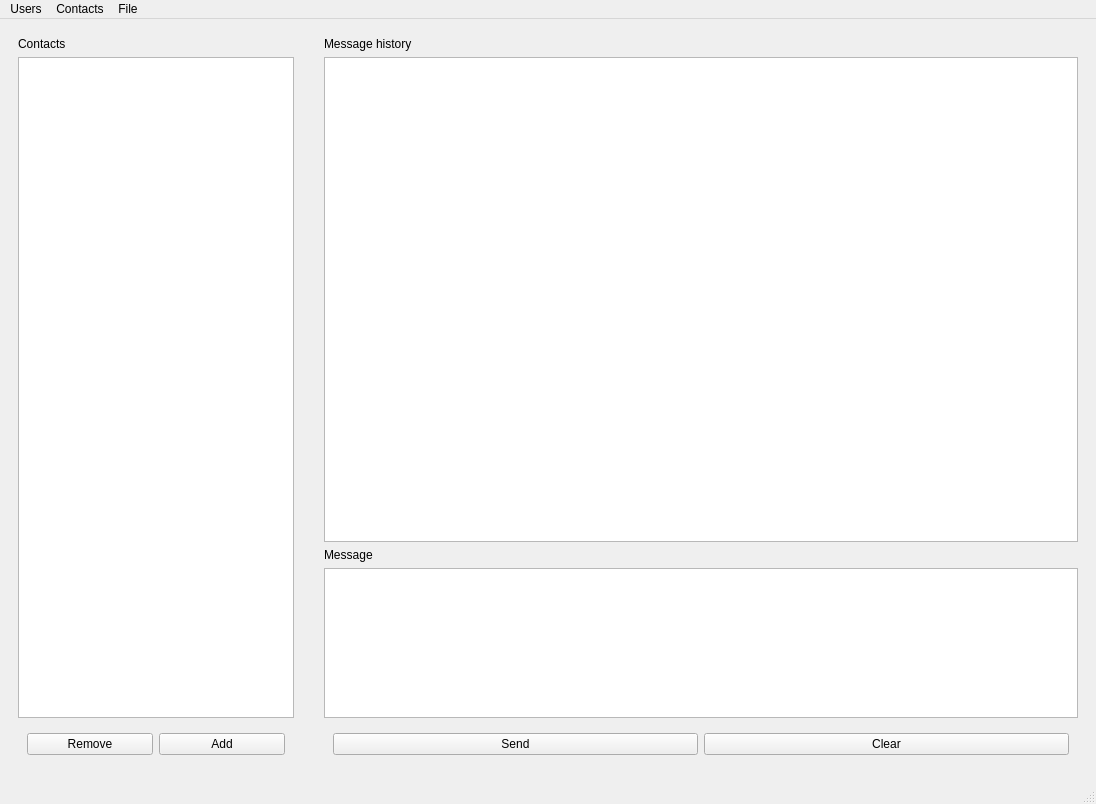
<?xml version="1.0" encoding="UTF-8"?>
<ui version="4.0">
 <class>MainWindow</class>
 <widget class="QMainWindow" name="MainWindow">
  <property name="geometry">
   <rect>
    <x>0</x>
    <y>0</y>
    <width>1096</width>
    <height>804</height>
   </rect>
  </property>
  <property name="minimumSize">
   <size>
    <width>0</width>
    <height>0</height>
   </size>
  </property>
  <property name="windowTitle">
   <string>MainWindow</string>
  </property>
  <widget class="QWidget" name="centralwidget">
   <property name="layoutDirection">
    <enum>Qt::LeftToRight</enum>
   </property>
   <layout class="QHBoxLayout" name="horizontalLayout">
    <item>
     <layout class="QGridLayout" name="mainLayout">
      <item row="0" column="1">
       <widget class="QWidget" name="messageWidget" native="true">
        <property name="minimumSize">
         <size>
          <width>500</width>
          <height>0</height>
         </size>
        </property>
        <layout class="QVBoxLayout" name="verticalLayout_2">
         <item>
          <layout class="QGridLayout" name="messageLayout">
           <item row="4" column="0">
            <widget class="QTextEdit" name="messageEdit">
             <property name="maximumSize">
              <size>
               <width>16777215</width>
               <height>150</height>
              </size>
             </property>
            </widget>
           </item>
           <item row="6" column="0">
            <widget class="QWidget" name="messageControlWidget" native="true">
             <layout class="QHBoxLayout" name="horizontalLayout_2">
              <item>
               <layout class="QGridLayout" name="messageControlLayout">
                <item row="0" column="1">
                 <widget class="QPushButton" name="sendMessageButton">
                  <property name="text">
                   <string>Send</string>
                  </property>
                 </widget>
                </item>
                <item row="0" column="2">
                 <widget class="QPushButton" name="clearMessageButton">
                  <property name="text">
                   <string>Clear</string>
                  </property>
                 </widget>
                </item>
               </layout>
              </item>
             </layout>
            </widget>
           </item>
           <item row="2" column="0">
            <widget class="QTextEdit" name="messageHistoryEdit">
             <property name="minimumSize">
              <size>
               <width>0</width>
               <height>300</height>
              </size>
             </property>
             <property name="readOnly">
              <bool>true</bool>
             </property>
            </widget>
           </item>
           <item row="3" column="0">
            <widget class="QLabel" name="messageLabel">
             <property name="text">
              <string>Message</string>
             </property>
            </widget>
           </item>
           <item row="0" column="0">
            <widget class="QLabel" name="messageHistoryLabel">
             <property name="text">
              <string>Message history</string>
             </property>
            </widget>
           </item>
          </layout>
         </item>
        </layout>
       </widget>
      </item>
      <item row="0" column="0">
       <widget class="QWidget" name="contactsWidget" native="true">
        <property name="sizePolicy">
         <sizepolicy hsizetype="Preferred" vsizetype="Preferred">
          <horstretch>0</horstretch>
          <verstretch>0</verstretch>
         </sizepolicy>
        </property>
        <property name="minimumSize">
         <size>
          <width>300</width>
          <height>0</height>
         </size>
        </property>
        <property name="maximumSize">
         <size>
          <width>300</width>
          <height>16777215</height>
         </size>
        </property>
        <layout class="QVBoxLayout" name="verticalLayout">
         <item>
          <layout class="QGridLayout" name="contactsLayout">
           <item row="0" column="0" colspan="2">
            <widget class="QLabel" name="contactsLabel">
             <property name="text">
              <string>Contacts</string>
             </property>
            </widget>
           </item>
           <item row="1" column="0">
            <widget class="QListView" name="contactsListView"/>
           </item>
           <item row="2" column="0">
            <widget class="QWidget" name="contactsControlWidget" native="true">
             <layout class="QHBoxLayout" name="horizontalLayout_3">
              <item>
               <layout class="QGridLayout" name="contactsControlLayout">
                <item row="0" column="1">
                 <widget class="QPushButton" name="addContactButton">
                  <property name="text">
                   <string>Add</string>
                  </property>
                 </widget>
                </item>
                <item row="0" column="0">
                 <widget class="QPushButton" name="remContactButton">
                  <property name="text">
                   <string>Remove</string>
                  </property>
                 </widget>
                </item>
               </layout>
              </item>
             </layout>
            </widget>
           </item>
          </layout>
         </item>
        </layout>
       </widget>
      </item>
     </layout>
    </item>
   </layout>
  </widget>
  <widget class="QMenuBar" name="menubar">
   <property name="geometry">
    <rect>
     <x>0</x>
     <y>0</y>
     <width>1096</width>
     <height>26</height>
    </rect>
   </property>
   <widget class="QMenu" name="menuContacts">
    <property name="title">
     <string>Contacts</string>
    </property>
    <addaction name="actionAdd_contact"/>
    <addaction name="actionRemove_contact"/>
    <addaction name="actionAll_contacts"/>
   </widget>
   <widget class="QMenu" name="menuAll_users">
    <property name="title">
     <string>Users</string>
    </property>
    <addaction name="actionSearch"/>
    <addaction name="actionAll_users"/>
   </widget>
   <widget class="QMenu" name="menuFile">
    <property name="title">
     <string>File</string>
    </property>
    <addaction name="actionClose"/>
   </widget>
   <addaction name="menuAll_users"/>
   <addaction name="menuContacts"/>
   <addaction name="menuFile"/>
  </widget>
  <widget class="QStatusBar" name="statusbar"/>
  <action name="actionAdd_contact">
   <property name="text">
    <string>Add contact</string>
   </property>
  </action>
  <action name="actionRemove_contact">
   <property name="text">
    <string>Remove contact</string>
   </property>
  </action>
  <action name="actionSearch">
   <property name="text">
    <string>Search</string>
   </property>
  </action>
  <action name="actionAll_users">
   <property name="text">
    <string>All users</string>
   </property>
  </action>
  <action name="actionAll_contacts">
   <property name="text">
    <string>All contacts</string>
   </property>
  </action>
  <action name="actionClose">
   <property name="text">
    <string>Close</string>
   </property>
  </action>
 </widget>
 <resources/>
 <connections/>
</ui>
